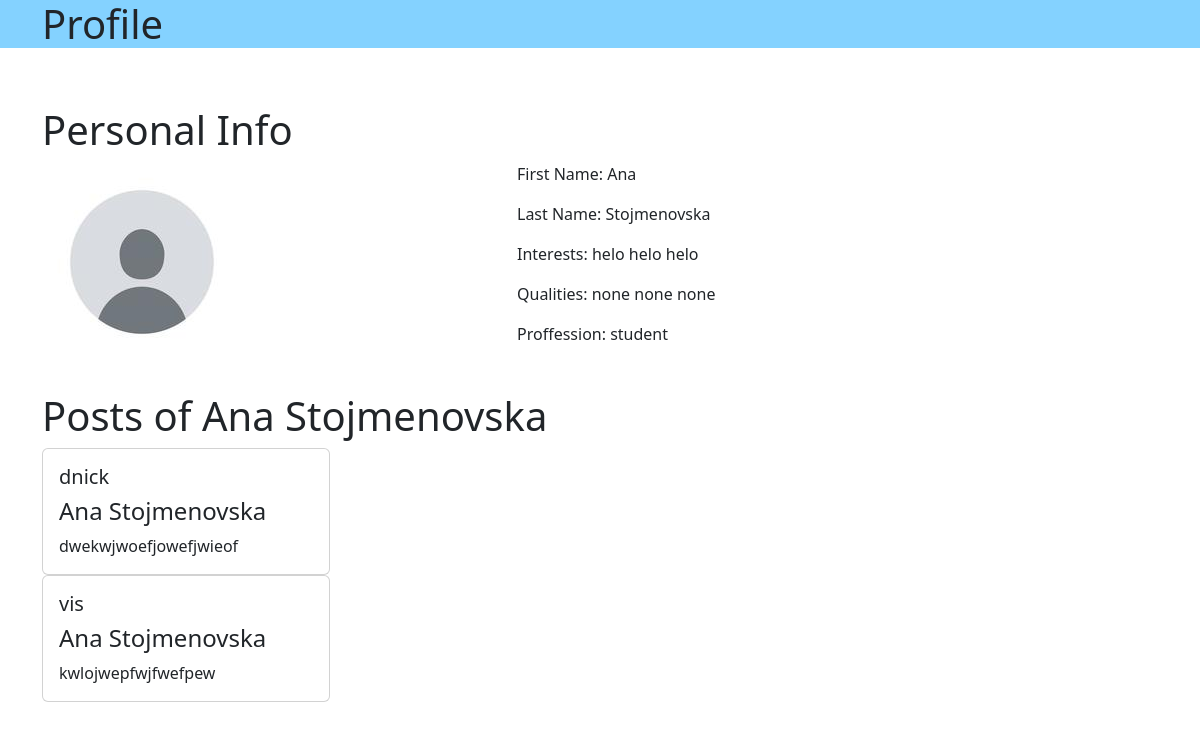
Page /profile/ (signed in) on the committed database.
### Blogs/models.py (models this page shows, shortened)
class Blogger(models.Model):
    user = models.ForeignKey(User, on_delete=models.CASCADE, null=True, blank=True, related_name='blogger')
    first_name = models.CharField(max_length=50)
    last_name = models.CharField(max_length=50)
    picture = models.ImageField(upload_to="profile_pictures/",null=True,blank=True)
    interests = models.TextField(null=True, blank=True)
    qualities = models.TextField(null=True, blank=True)
    proffession = models.CharField(max_length=200,null=True, blank=True)
    def __str__(self):
        return self.first_name + " " + self.last_name

class Post(models.Model):
    title = models.CharField(max_length=100)
    author = models.ForeignKey(Blogger, on_delete=models.CASCADE, null=True, blank=True)
    content = models.TextField(null=True, blank=True)
    date_creation = models.DateTimeField()
    date_last_edit = models.DateTimeField()
    files = models.FileField(upload_to="images/")

### Blogs/views.py (the view)
# urls.py: path('profile/', profile, name='profile'),
def profile(request):
    posts_filtered = Post.objects.filter(author__user=request.user)
    dictionery = {"posts": posts_filtered, "blogger": Blogger.objects.get(user=request.user)}
    return render(request, "profile.html", context=dictionery)

### Blogs/templates/profile.html (shortened to what this page needs)
<!DOCTYPE html>
<html lang="en">
<head>
    <link href="https://cdn.jsdelivr.net/npm/bootstrap@5.3.0-alpha3/dist/css/bootstrap.min.css" rel="stylesheet">
</head>
<body>
<div style="background: #84d2ff ">
    <div class="container">
        <h1>Profile</h1>
    </div>
</div>
<div class="container" style="padding-top: 50px">
    <h1>Personal Info</h1>
    <div class="row">
        <div class="col-5">
            <img src="{{ MEDIA_URL }}{{ blogger.picture.url }}" style="max-width: 200px">
        </div>
        <div class="col-6">
            <p>First Name: {{ blogger.first_name }}</p>
            <p>Last Name: {{ blogger.last_name }}</p>
            <p>Interests: {{ blogger.interests }}</p>
            <p>Qualities: {{ blogger.qualities }}</p>
            <p>Proffession: {{ blogger.proffession }}</p>
        </div>
    </div>
</div>
<div class="container" style="padding-top: 30px">
    <h1>Posts of {{ blogger }}</h1>
    {% for post in posts %}
        <div class="card" style="width: 18rem;">
              <div class="card-body">
                  <h5 class="card-title">{{ post.title }}</h5>
                  <h4>{{ post.author }}</h4>
                  <p class="card-text">{{ post.content }}</p>
              </div>
        </div>
    {% endfor %}
</div>
</body>
</html>

### rows in the picture
Blogger: picture (placeholder picture), first_name "Ana", last_name "Stojmenovska", interests "helo helo helo", qualities "none none none", proffession "student", first_name+last_name "Ana Stojmenovska"
Post: title "dnick", author "Ana Stojmenovska", content "dwekwjwoefjowefjwieof"
Post: title "vis", author "Ana Stojmenovska", content "kwlojwepfwjfwefpew"
